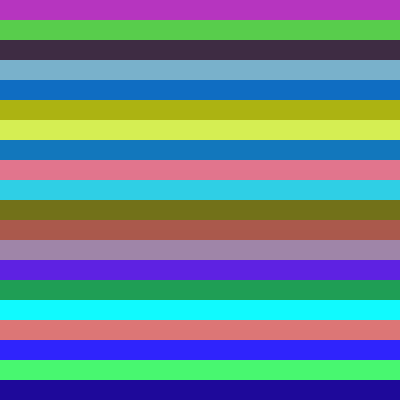
Frame 1 (no input)
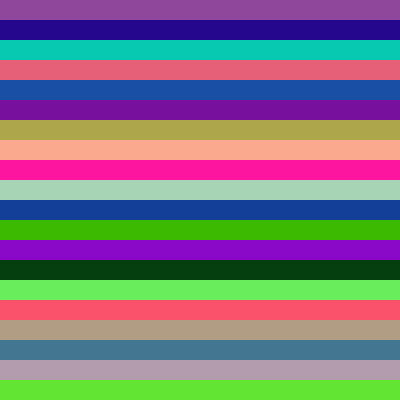
Frame 2 (the mouse pressed at the canvas centre, redrawn once)

The p5.js sketch that drew these frames (run headless with seeded random() and noise() and a simulated clock; the mouse was pressed at the canvas centre and the sketch redrawn once):

// p5.js sketch
// ── sketch.js
let rectSize = 20;

function setup() {
  createCanvas(400, 400);
}

function draw() {
  background(50);

  noStroke();
  for (let y = 0; y < height; y += rectSize) {
    fill(random(255), random(255), random(255));
    rect(0, y, width, rectSize);
  }

  noLoop(); // stop draw() from looping
}
